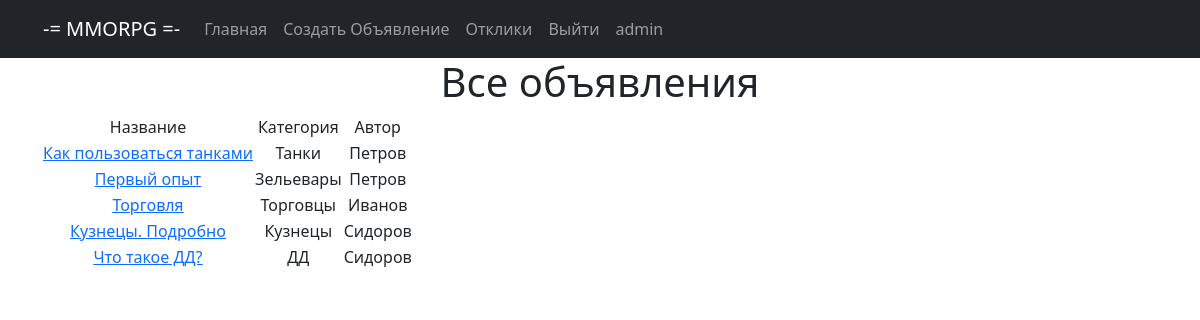
The page /bulletin_board/ (signed in) on the database its author committed.
### bulletin_board/models.py (models this page shows, shortened)
class Bulletin(models.Model):
    TYPE = (
        ('tanks', 'Танки'),
        ('hils', 'Хилы'),
        ('dd', 'ДД'),
        ('merchant', 'Торговцы'),
        ('guildmas', 'Гилдмастеры'),
        ('questgiv', 'Квестгиверы'),
        ('smith', 'Кузнецы'),
        ('leathers', 'Кожевники'),
        ('potion', 'Зельевары'),
        ('spellmas', 'Мастера заклинаний'),
    )
    user = models.ForeignKey(User, blank=True, null=True, on_delete=models.CASCADE, verbose_name='Пользователь')
    category = models.CharField(max_length=8, choices=TYPE, default='tanks', verbose_name='Категория')
    title = models.CharField(max_length=128, verbose_name='Название')
    content = RichTextUploadingField(verbose_name='Содержание')
    dateCreationn = models.DateField(auto_now_add=True)

### bulletin_board/views.py (the view)
# urls.py: path('', BulletinList.as_view(), name='bulletins_list'),
class BulletinList(ListView):
    model = Bulletin
    template_name = 'bulletins.html'
    context_object_name = 'bulletins'

### templates/bulletins.html (shortened to what this page needs)
{% extends 'flatpages/default.html'%}
    {% block content %}
        <h1>Все объявления</h1>
        {% if bulletins %}
            <table>
                <tr>
                    <td>Название</td>
                    <td>Категория</td>
                    <td>Автор</td>
                </tr>
                {% for bulletin in bulletins %}
                <tr>
                    <td><a href="{% url 'bulletin_detail' bulletin.id %}"><u>{{ bulletin.title }}  </u></a></td>
                    <td>{{ bulletin.get_category_display }} </td>
                    <td>{{ bulletin.user.first_name }}</td>
                 </tr>
                {% endfor %}
            </table>
        {% endif %}
    {% endblock content %}

### templates/flatpages/default.html (shortened to what this page needs)
<!DOCTYPE html>
<html lang="en">
{% load static %}
    <head>
        <link href="{% static 'styles.css' %}" rel="stylesheet" />
    </head>
    <body>
        <nav class="navbar navbar-expand-lg navbar-dark bg-dark static-top">
            <div class="container">
                <table>
                    <tr>
                        <td width="800">
                            <div class="collapse navbar-collapse" id="navbarResponsive">
                                <ul class="navbar-nav ml-auto">
                                    <a class="navbar-brand" href="{% url 'bulletins_list' %}">-= MMORPG =-</a>
                                    <li class="nav-item"><a class="nav-link" href="{% url 'bulletins_list' %}">Главная</a>
                                    </li>
                                    {% if request.user.username %}
                                    <li class="nav-item"><a class="nav-link" href="{% url 'bulletin_create' %}">Создать Объявление</a>
                                    </li>
                                    {% endif %}
                                    {% if request.user.username %}
                                    <li class="nav-item"><a class="nav-link" href="{% url 'response' %}">Отклики</a></li>
                                    {% endif %}
                                    {% if request.user.username %}
                                    <li class="nav-item"><a class="nav-link" href="{% url 'logout' %}">Выйти</a></li>
                                    {% endif %}
                                    <a class="nav-link" href="{% url 'profile' %}">{{request.user.username}}</a>
                                </ul>
                            </div>
                        </td>
                    </tr>
                </table>
            </div>
        </nav>
 <div class="container">
    <div class="row">
        <div class="col-lg-12 text-center">
            {% block content %} {% endblock content %}
        </div>
    </div>
</div>
</body>
</html>

### rows shown on the page
Bulletin: title "Как пользоваться танками", category "Танки", user.first_name "Петров"
Bulletin: title "Первый опыт", category "Зельевары", user.first_name "Петров"
Bulletin: title "Торговля", category "Торговцы", user.first_name "Иванов"
Bulletin: title "Кузнецы. Подробно", category "Кузнецы", user.first_name "Сидоров"
Bulletin: title "Что такое ДД?", category "ДД", user.first_name "Сидоров"

### other values the page prints
{{ request.user.username }} "admin"
